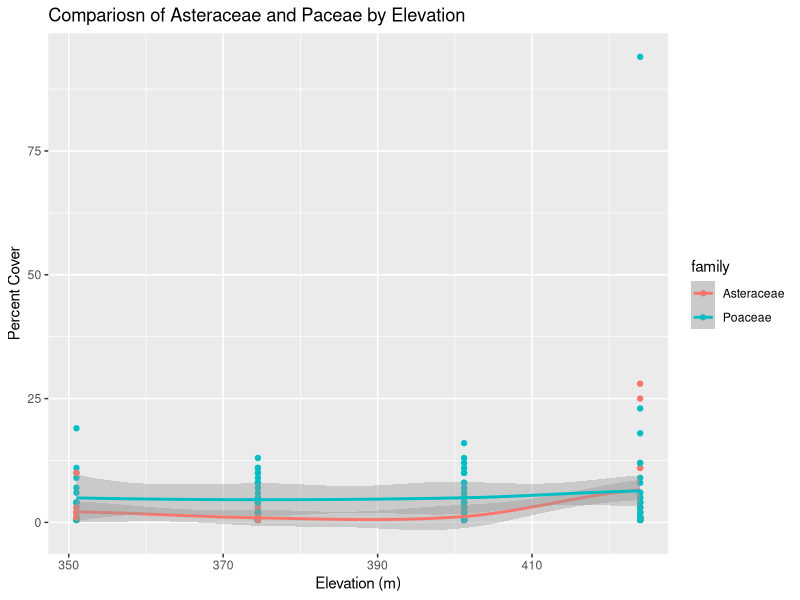

The R source for this figure:
## ---- chunk 1
#| label: read-csv

# load packages
library("readr")
library("dplyr")
library("ggplot2")

# read in the data
konza_data <- read_csv("data/NEON.D06.KONZ.DP1.10058.001.div_1m2Data.2025-08.basic.20251222T234053Z.csv")
## ---- chunk 2
#| label: summarize-with-dplyr

# first summary to make will be a count of the number of observations in 
# each family
konza_data %>% 
  group_by(family) %>%
  tally() %>%
  arrange(desc(n))
## ---- chunk 3
#| label: mean-percent-cover-by-family

# The goal is to calculate the mean percent cover of each family 
konza_data %>%
  group_by(family) %>%
  summarise(mean_pcnt_cover = mean(percentCover),
            sd_pcnt_cover = sd(percentCover)) %>%
  arrange(desc(mean_pcnt_cover))
## ---- chunk 4
#| label: filter-by-elevation

# The goal is to calculate the mean percent cover of each family 
konza_data %>%
  filter(elevation>390) %>%
  group_by(family) %>%
  summarise(mean_pcnt_cover = mean(percentCover),
            sd_pcnt_cover = sd(percentCover)) %>%
  arrange(desc(mean_pcnt_cover))
## ---- chunk 5
#| label: use-mutate

# select pulls out the columns you want
# mutate creates a mew column with whatever content you want
# which can include manipulation of an existing column
konza_data %>%
  select(scientificName, family, percentCover) %>%
  mutate(propCover = percentCover / 100)
## ---- chunk 6
#| label: elevation-percent-by-family

konza_data %>%
  filter(!is.na(family)) %>%
  filter(family == "Asteraceae" | family == "Poaceae") %>%
  ggplot(aes(x = elevation,
           y = percentCover,
           color = family)) + 
  geom_point() +
  geom_smooth() +
  labs(title = "Compariosn of Asteraceae and Paceae by Elevation",
       y = "Percent Cover",
       x = "Elevation (m)")
